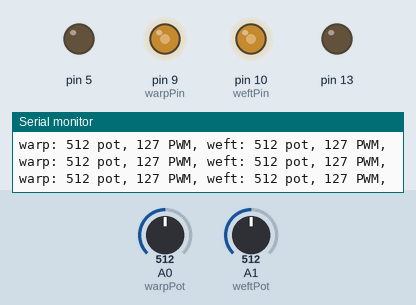
A sketch run on a simulated Arduino Uno, built with avr-gcc and run on an emulated ATmega328P. On the bench: output pins drawn as LEDs (lit = HIGH), the last lines printed to the serial monitor. The inputs (shaded band) are chosen by the test bench; at power-on: A0 (warpPot) = 512, A1 (weftPot) = 512.

Above: at 1.2 s.
1.3 s: A0 (warpPot) set to 411
At 1.7 s:
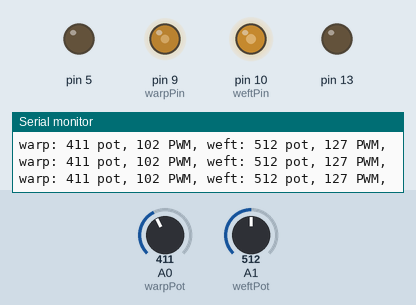
4.3 s: A0 (warpPot) set to 391
At 5.8 s:
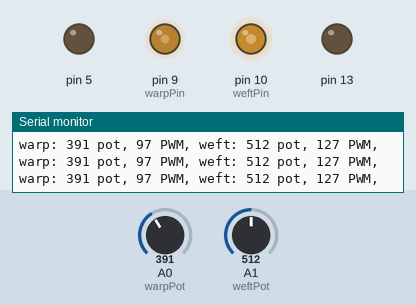
7.3 s: A1 (weftPot) set to 416
At 8.3 s:
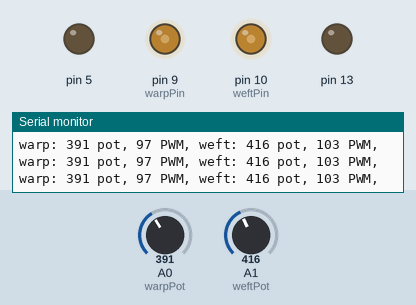
10.3 s: A1 (weftPot) set to 394
At 10.8 s:
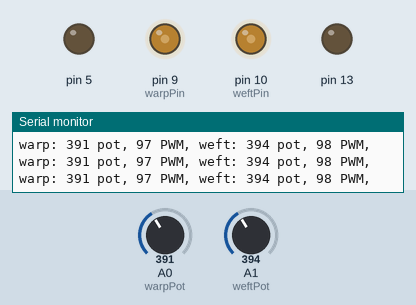
13.3 s: A1 (weftPot) set to 716
At 14.2 s:
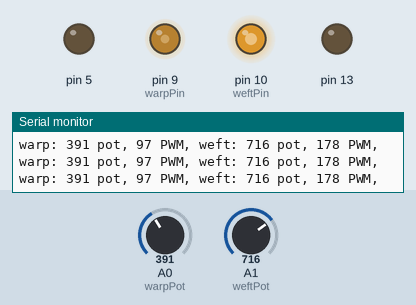
14.8 s: A0 (warpPot) set to 109
At 15.6 s:
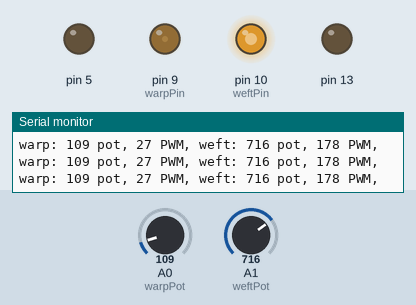
16.3 s: A0 (warpPot) set to 95
Timing chart, 0 to 19.3 s (numbered marks = the images above; inputs shaded):
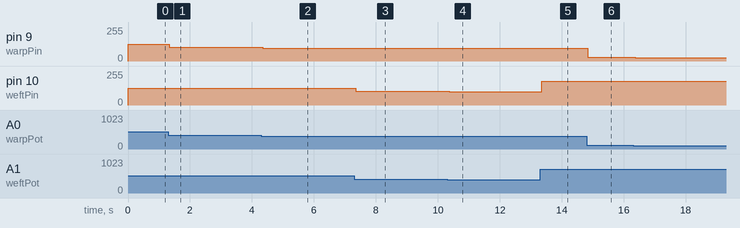

Measured:
- after the input at 1.3 s, pin 9 (warpPin): 127/255 → 102/255 at once
- after the input at 4.3 s, pin 9 (warpPin): 102/255 → 97/255 after 0.05 s
- after the input at 7.3 s, pin 10 (weftPin): 127/255 → 103/255 after 0.06 s
- after the input at 10.3 s, pin 10 (weftPin): 103/255 → 98/255 after 0.06 s
- after the input at 13.3 s, pin 10 (weftPin): 98/255 → 178/255 after 0.06 s
- after the input at 14.8 s, pin 9 (warpPin): 97/255 → 27/255 at once
- after the input at 16.3 s, pin 9 (warpPin): 27/255 → 23/255 after 0.07 s

The sketch:

two_color_crochet.ino
```cpp
#define warpPin 9
#define weftPin 10
#define warpPot A0
#define weftPot A1

void setup() {
  pinMode(13, OUTPUT);
  pinMode(warpPin, OUTPUT);
  pinMode(weftPin, OUTPUT);
  pinMode(warpPot, INPUT);
  pinMode(weftPot, INPUT);

  pinMode(5, OUTPUT);
  Serial.begin(9600);
}

void loop() {
  Serial.println();

  int warpPotVal = analogRead(warpPot);
  int weftPotVal = analogRead(weftPot);

  int warpVal = map(warpPotVal, 0, 1023, 0, 255);
  int weftVal = map(weftPotVal, 0, 1023, 0, 255);

  Serial.print("warp: "); Serial.print(warpPotVal); Serial.print(" pot, "); Serial.print(warpVal); Serial.print(" PWM, ");
  Serial.print("weft: "); Serial.print(weftPotVal); Serial.print(" pot, "); Serial.print(weftVal); Serial.print(" PWM, ");

  analogWrite(warpPin, warpVal);
  analogWrite(weftPin, weftVal);

  delay(30);

}
```
